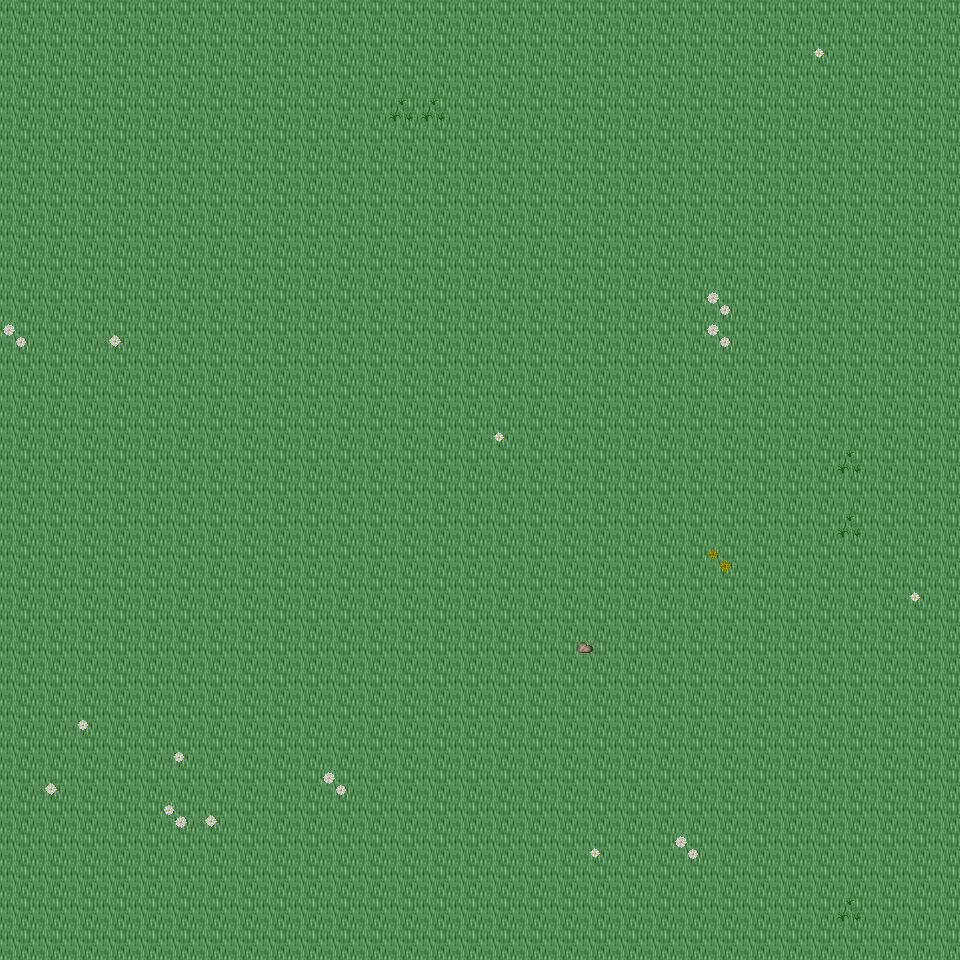

Rendered tile map (Tiled .tmx) drawn with the repository's tilesets; below, a short description and the map source with its tile grids summarised:
An orthogonal 30x30 tile map with 32x32 px tiles, 6 tile layers (Ground, Object, Object2, Above, ...), 35 tilesets and 3 objects (3x mapExit).

<map version="1.0" orientation="orthogonal" renderorder="right-down" width="30" height="30" tilewidth="32" tileheight="32" nextobjectid="4">
  <tileset firstgid="1" name="tileset_ground_ground" tilewidth="32" tileheight="32" tilecount="33" columns="3">
    <image source="../drawable/tileset_ground_ground.png" width="96" height="352" />
  </tileset>
  <tileset firstgid="34" name="tileset_ground_ice_ice" tilewidth="32" tileheight="32" tilecount="3" columns="3">
    <image source="../drawable/tileset_ground_ice_ice.png" width="96" height="32" />
  </tileset>
  <tileset firstgid="37" name="tileset_plant_flower_daisy_white" tilewidth="32" tileheight="32" tilecount="8" columns="2">
    <image source="../drawable/tileset_plant_flower_daisy_white.png" width="64" height="128" />
  </tileset>
  <tileset firstgid="45" name="tileset_ground_rock_pebbles" tilewidth="32" tileheight="32" tilecount="3" columns="1">
    <image source="../drawable/tileset_ground_rock_pebbles.png" width="32" height="96" />
  </tileset>
  <tileset firstgid="48" name="tileset_plant_grasses" tilewidth="32" tileheight="32" tilecount="6" columns="3">
    <image source="../drawable/tileset_plant_grasses.png" width="96" height="64" />
  </tileset>
  <tileset firstgid="54" name="tileset_plant_leaves" tilewidth="32" tileheight="32" tilecount="8" columns="4">
    <image source="../drawable/tileset_plant_leaves.png" width="128" height="64" />
  </tileset>
  <tileset firstgid="62" name="tileset_ground_grass_edges" tilewidth="32" tileheight="32" tilecount="36" columns="12">
    <image source="../drawable/tileset_ground_grass_edges.png" width="384" height="96" />
  </tileset>
  <tileset firstgid="98" name="tileset_plant_flower_daisy_yellow" tilewidth="32" tileheight="32" tilecount="8" columns="2">
    <image source="../drawable/tileset_plant_flower_daisy_yellow.png" width="64" height="128" />
  </tileset>
  <tileset firstgid="106" name="tileset_plant_bush_bushes" tilewidth="32" tileheight="32" tilecount="10" columns="5">
    <image source="../drawable/tileset_plant_bush_bushes.png" width="160" height="64" />
  </tileset>
  <tileset firstgid="116" name="tileset_plant_stump_stump_brown" tilewidth="32" tileheight="32" tilecount="4" columns="2">
    <image source="../drawable/tileset_plant_stump_stump_brown.png" width="64" height="64" />
  </tileset>
  <tileset firstgid="120" name="tileset_plant_stump_stump_green" tilewidth="32" tileheight="32" tilecount="4" columns="2">
    <image source="../drawable/tileset_plant_stump_stump_green.png" width="64" height="64" />
  </tileset>
  <tileset firstgid="124" name="tileset_item_pot_pot_golden" tilewidth="32" tileheight="32" tilecount="4" columns="4">
    <image source="../drawable/tileset_item_pot_pot_golden.png" width="128" height="32" />
  </tileset>
  <tileset firstgid="128" name="tileset_plant_tree_tree_darkgreen" tilewidth="32" tileheight="32" tilecount="88" columns="8">
    <image source="../drawable/tileset_plant_tree_tree_darkgreen.png" width="256" height="352" />
  </tileset>
  <tileset firstgid="216" name="tileset_plant_flower_daisy_blue" tilewidth="32" tileheight="32" tilecount="8" columns="2">
    <image source="../drawable/tileset_plant_flower_daisy_blue.png" width="64" height="128" />
  </tileset>
  <tileset firstgid="224" name="tileset_ground_water_water_bubbles" tilewidth="32" tileheight="32" tilecount="32" columns="8">
    <image source="../drawable/tileset_ground_water_water_bubbles.png" width="256" height="128" />
  </tileset>
  <tileset firstgid="256" name="tileset_ground_water_pool" tilewidth="32" tileheight="32" tilecount="72" columns="3">
    <image source="../drawable/tileset_ground_water_pool.png" width="96" height="768" />
  </tileset>
  <tileset firstgid="328" name="tileset_building_castle" tilewidth="32" tileheight="32" tilecount="320" columns="20">
    <image source="../drawable/tileset_building_castle.png" width="640" height="512" />
  </tileset>
  <tileset firstgid="648" name="tileset_ground_cobbled_paving" tilewidth="32" tileheight="32" tilecount="1" columns="1">
    <image source="../drawable/tileset_ground_cobbled_paving.png" width="32" height="32" />
  </tileset>
  <tileset firstgid="649" name="tileset_ground_grass_corners" tilewidth="32" tileheight="32" tilecount="24" columns="6">
    <image source="../drawable/tileset_ground_grass_corners.png" width="192" height="128" />
  </tileset>
  <tileset firstgid="673" name="tileset_building_fence_fence_chunky" tilewidth="32" tileheight="32" tilecount="21" columns="3">
    <image source="../drawable/tileset_building_fence_fence_chunky.png" width="96" height="224" />
  </tileset>
  <tileset firstgid="694" name="tileset_item_sign_large" tilewidth="32" tileheight="32" tilecount="15" columns="5">
    <image source="../drawable/tileset_item_sign_large.png" width="160" height="96" />
  </tileset>
  <tileset firstgid="709" name="tileset_building_decoration_fancy_gate" tilewidth="32" tileheight="32" tilecount="12" columns="3">
    <image source="../drawable/tileset_building_decoration_fancy_gate.png" width="96" height="128" />
  </tileset>
  <tileset firstgid="721" name="tileset_logic_creature_rodent" tilewidth="32" tileheight="32" tilecount="8" columns="8">
    <image source="../drawable/tileset_logic_creature_rodent.png" width="256" height="32" />
  </tileset>
  <tileset firstgid="729" name="tileset_logic_creature_animal" tilewidth="32" tileheight="32" tilecount="32" columns="8">
    <image source="../drawable/tileset_logic_creature_animal.png" width="256" height="128" />
  </tileset>
  <tileset firstgid="761" name="tileset_logic_item_mushroom" tilewidth="32" tileheight="32" tilecount="6" columns="6">
    <image source="../drawable/tileset_logic_item_mushroom.png" width="192" height="32" />
  </tileset>
  <tileset firstgid="767" name="tileset_logic_item_sheepfood" tilewidth="32" tileheight="32" tilecount="1" columns="1">
    <image source="../drawable/tileset_logic_item_sheepfood.png" width="32" height="32" />
  </tileset>
  <tileset firstgid="768" name="tileset_logic_collision" tilewidth="32" tileheight="32" tilecount="1" columns="1">
    <image source="../drawable/tileset_logic_collision.png" width="32" height="32" />
  </tileset>
  <tileset firstgid="769" name="tileset_logic_protection" tilewidth="32" tileheight="32" tilecount="2" columns="2">
    <image source="../drawable/tileset_logic_protection.png" width="64" height="32" />
  </tileset>
  <tileset firstgid="771" name="tileset_ground_green_paving" tilewidth="32" tileheight="32" tilecount="18" columns="3">
    <image source="../drawable/tileset_ground_green_paving.png" width="96" height="192" />
  </tileset>
  <tileset firstgid="789" name="tileset_item_hen_nest" tilewidth="32" tileheight="32" tilecount="1" columns="1">
    <image source="../drawable/tileset_item_hen_nest.png" width="32" height="32" />
  </tileset>
  <tileset firstgid="790" name="tileset_logic_item_dairy" tilewidth="32" tileheight="32" tilecount="1" columns="1">
    <image source="../drawable/tileset_logic_item_dairy.png" width="32" height="32" />
  </tileset>
  <tileset firstgid="791" name="tileset_light_door_light_ew" tilewidth="32" tileheight="32" tilecount="18" columns="6">
    <image source="../drawable/tileset_light_door_light_ew.png" width="192" height="96" />
  </tileset>
  <tileset firstgid="809" name="tileset_building_barnyard" tilewidth="32" tileheight="32" tilecount="200" columns="8">
    <image source="../drawable/tileset_building_barnyard.png" width="256" height="800" />
  </tileset>
  <tileset firstgid="1009" name="tileset_logic_creature_reptile" tilewidth="32" tileheight="32" tilecount="7" columns="7">
    <image source="../drawable/tileset_logic_creature_reptile.png" width="224" height="32" />
  </tileset>
  <tileset firstgid="1016" name="tileset_logic_creature_fowl" tilewidth="32" tileheight="32" tilecount="6" columns="6">
    <image source="../drawable/tileset_logic_creature_fowl.png" width="192" height="32" />
  </tileset>
  <layer name="Ground" width="30" height="30">
    <data>[900 cells, 900 non-empty, 1 distinct tile ids]</data>
  </layer>
  <layer name="Object" width="30" height="30">
    <data>[900 cells, 22 non-empty, 8 distinct tile ids]</data>
  </layer>
  <layer name="Object2" width="30" height="30">
    <data>[900 cells, 0 non-empty, 0 distinct tile ids]</data>
  </layer>
  <layer name="Above" width="30" height="30">
    <data>[900 cells, 0 non-empty, 0 distinct tile ids]</data>
  </layer>
  <layer name="Above2" width="30" height="30">
    <data>[900 cells, 0 non-empty, 0 distinct tile ids]</data>
  </layer>
  <layer name="Walkable" width="30" height="30">
    <data>[900 cells, 0 non-empty, 0 distinct tile ids]</data>
  </layer>
  <objectgroup name="MapEvents">
    <object id="1" name="north" type="mapExit" x="0" y="0" width="960" height="32">
      <properties>
        <property name="map" value="level_0_x106_y44" />
        <property name="x" value="0" />
        <property name="y" value="28" />
      </properties>
    </object>
    <object id="2" name="south" type="mapExit" x="0" y="928" width="960" height="32">
      <properties>
        <property name="map" value="level_0_x106_y46" />
        <property name="x" value="0" />
        <property name="y" value="1" />
      </properties>
    </object>
    <object id="3" name="west" type="mapExit" x="0" y="0" width="32" height="960">
      <properties>
        <property name="map" value="level_0_x105_y45" />
        <property name="x" value="28" />
        <property name="y" value="0" />
      </properties>
    </object>
  </objectgroup>
</map>
